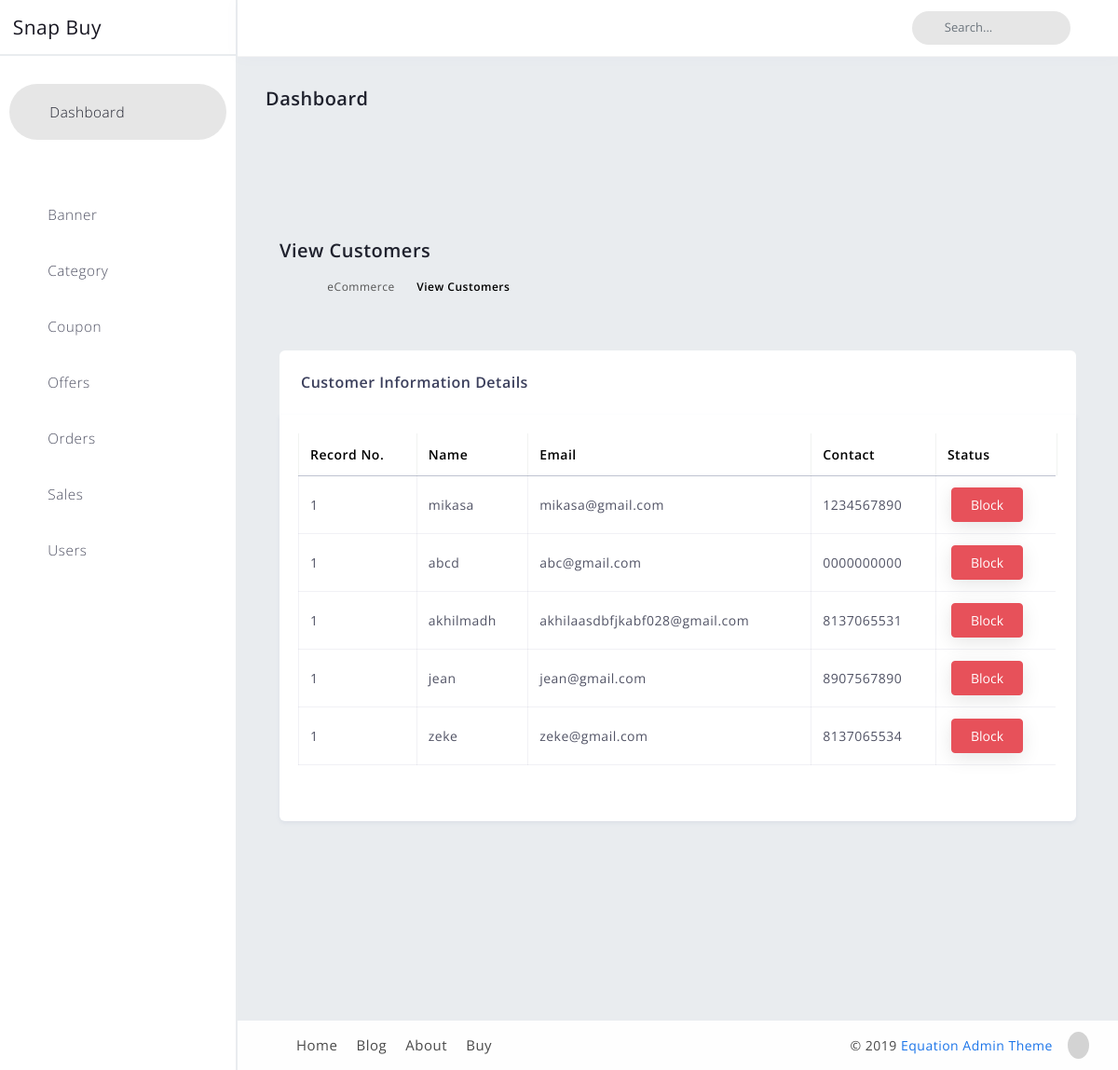
The page /myadmin/adcustomers (signed in) on the database its author committed.
### userhome/models.py (models this page shows)
class Customuser(AbstractUser):
    username = models.CharField(max_length=50)
    phone_regex = RegexValidator(regex=r'^\d{10}$', message="Phone number must be entered in the format: '9999999999'. Up to 10 digits allowed.")
    phone_number = models.CharField(validators=[phone_regex], max_length=10,unique=True)
    email = models.EmailField(_("Email"), unique=True, max_length=100)
    USERNAME_FIELD = 'phone_number'
    REQUIRED_FIELDS = ['email','username']
    objects = CustomManager()
    def __str__(self):
        return self.username

### myadmin/views.py (the view)
# urls.py: path('adcustomers',views.admincustomers_view,name='admincustomers'),
def admincustomers_view(request):
    if request.user.is_superuser:
        user_phone = Customuser.objects.get(username = request.user)
        customers = Customuser.objects.exclude(phone_number=user_phone.phone_number)
    else:
        return redirect(adminlog_view)
    return render(request,'adminside/ad_customers.html',{'userlist':customers})

### category_adminside/models.py (called while the page is built)
    def __str__(self):
        return self.product_name

### newcart/context_processors.py (called while the page is built, shortened)
def cart_count(request):
    count = 0
    cat_list = Category.objects.all()
    if request.user.is_authenticated:
        try :
            cart_product = CartItem.objects.filter(user = request.user).order_by('-id')[:2] #getting last two cart item products.
            count = CartItem.objects.filter(user = request.user).aggregate(Count('quantity')).get('quantity__count')
            print(cart_product)
        except :
            pass
    context = {
        'cat_list':cat_list,
        'cart_product':cart_product,
        'count':count,
    }
    return dict(context)

### newcart/models.py (called while the page is built)
    def __str__(self):
        return str(self.product)

### templates/adminside/ad_customers.html (shortened to what this page needs)
{% extends 'adminside/index.html' %}
{% load static %}
        {% block content-block %}
        <div id="content" class="main-content">
            <div class="container">
                <div class="page-header">
                    <div class="page-title">
                        <h3>View Customers</h3>
                        <div class="crumbs">
                            <ul id="breadcrumbs" class="breadcrumb">
                                <li><a href="index.html"><i class="flaticon-home-fill"></i></a></li>
                                <li><a href="#">eCommerce</a></li>
                                <li class="active"><a href="#">View Customers</a> </li>
                            </ul>
                        </div>
                    </div>
                </div>
                <div class="row" id="cancel-row">
                    <div class="col-xl-12 col-lg-12 col-md-12 col-sm-12 col-12 layout-spacing">
                        <div class="statbox widget box box-shadow">
                            <div class="widget-header">
                                <div class="row">
                                    <div class="col-xl-12 col-md-12 col-sm-12 col-12">
                                        <h4>Customer Information Details </h4>
                                    </div>
                                </div>
                            </div>
                            <div class="widget-content widget-content-area">
                                <div class="table-responsive mb-4">
                                    <table id="ecommerce-product-customers" class="table table-bordered table-hover">
                                        <thead>
                                            <tr>
                                                <th class="checkbox-column"> Record No. </th>
                                                <th>Name</th>
                                                <th>Email</th>
                                                <th>Contact</th>
                                                <th class="">Status</th>
                                            </tr>
                                        </thead>
                                        <tbody>
                                            {% for user in userlist %}
                                            <tr>
                                                <td class="checkbox-column"> 1</td>
                                                <td class="customer-name-1">{{user.username}}</td>
                                                <td>{{user.email}}</td>
                                                <td>{{user.phone_number}}</td>
                                                <td>
                                                    <div class="d-flex">
                                                        {% if user.is_active %}
                                                        <a href="{% url 'blockuser' user.id %}">
                                                        <button onclick="return confirm('Are you sure to unblock this customer ?')" class="btn btn-danger">
                                                            <span class="label label-success">Block</span>
                                                        </button></a>
                                                        {% else %}
                                                        <a href="{% url 'blockuser' user.id %}">
                                                        <button class="btn btn-primary" onclick="return confirm('Are you sure to unblock this customer ?')">
                                                            <span class="label label-success">Unblock</span>
                                                        </button>
                                                        </a>
                                                        {% endif %}
                                                    </div>
                                                </td>
                                            </tr>
                                            {% endfor %}
                                        </tbody>
                                    </table>
                            </div>
                        </div>
                    </div>
                </div>
            </div>
        </div>
    </div>
    {% endblock  %}

### static/adminstyles/assets/css/default-dashboard/style.css (style rules this page uses)
.table td { padding: .75rem; vertical-align: top; border-top: none; }
.table > thead:first-child > tr:first-child > th { border-top: none; }

### static/adminstyles/assets/css/ecommerce/product.css (style rules this page uses)
.table thead th { vertical-align: bottom; border-bottom: 1px solid #888ea88a; }
.table-bordered td { border: 1px solid #888ea81f; vertical-align: middle; }
.table tbody tr { color: #515365; }
.table tbody tr td:last-child { border-right: solid 2px transparent; }
.table > thead > tr > th { color: #000; }

### rows shown on the page
Customuser: username "mikasa", email "mikasa@gmail.com", phone_number "1234567890", is_active "Block"
Customuser: username "abcd", email "abc@gmail.com", phone_number "0000000000", is_active "Block"
Customuser: username "akhilmadh", email "akhilaasdbfjkabf028@gmail.com", phone_number "8137065531", is_active "Block"
Customuser: username "jean", email "jean@gmail.com", phone_number "8907567890", is_active "Block"
Customuser: username "zeke", email "zeke@gmail.com", phone_number "8137065534", is_active "Block"
